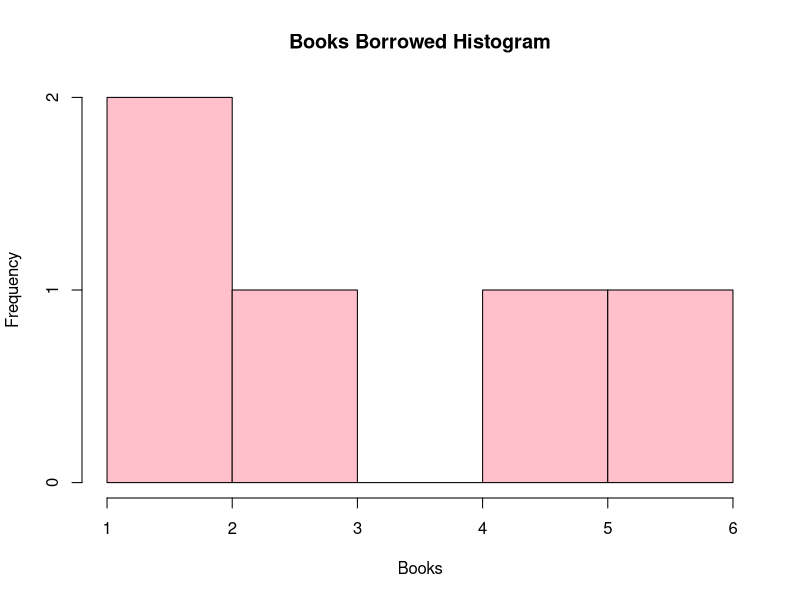
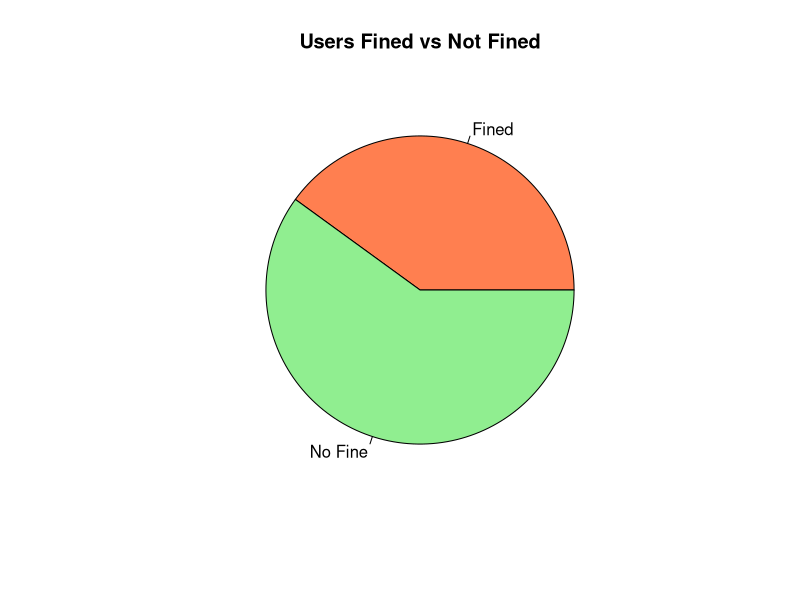
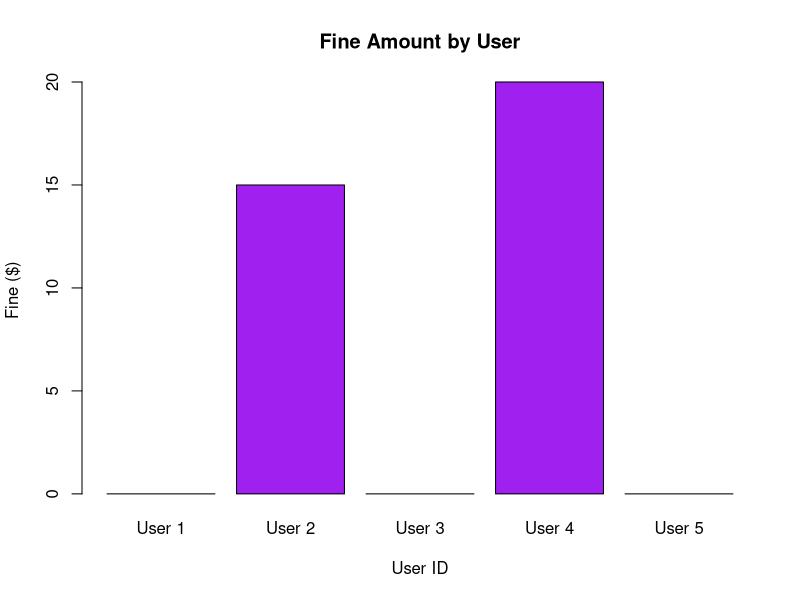
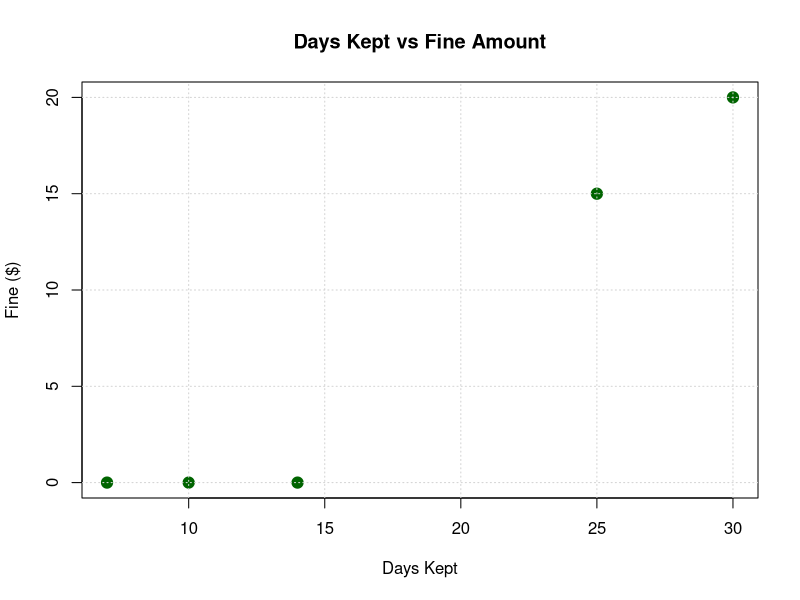

The R source for these figures, in order:
# Experiment 22: Library Borrowing Records
# Course: Data Handling and Visualization

# Dataset
df22 <- data.frame(
  UserID = 1:5,
  BooksBorrowed = c(2, 5, 3, 6, 1),
  DaysKept = c(10, 25, 14, 30, 7),
  FineAmount = c(0, 15, 0, 20, 0)
)

cat("--- Experiment 22: Library Borrowing Records ---\n")
print(df22)

# Q9: Create a histogram of books borrowed.
png("outputs/exp22_q9_histogram.png", width=800, height=600)
hist(df22$BooksBorrowed, col="pink", main="Books Borrowed Histogram", xlab="Books", ylab="Frequency")
dev.off()

# Q10: Generate a pie chart for users with and without fines.
has_fine <- ifelse(df22$FineAmount > 0, "Fined", "No Fine")
png("outputs/exp22_q10_pie_chart.png", width=800, height=600)
pie(table(has_fine), col=c("coral", "lightgreen"), main="Users Fined vs Not Fined")
dev.off()

# Q11: Build a bar chart of fine amounts by user.
png("outputs/exp22_q11_bar_chart.png", width=800, height=600)
barplot(df22$FineAmount, names.arg=paste("User", df22$UserID), col="purple", main="Fine Amount by User", ylab="Fine ($)", xlab="User ID")
dev.off()

# Q12: Create a scatter plot of days kept vs fine amount.
png("outputs/exp22_q12_scatter_plot.png", width=800, height=600)
plot(df22$DaysKept, df22$FineAmount, col="darkgreen", pch=19, cex=1.5, main="Days Kept vs Fine Amount", xlab="Days Kept", ylab="Fine ($)")
grid()
dev.off()
cat("Experiment 22 successfully completed. Plots saved to outputs/.\n\n")
